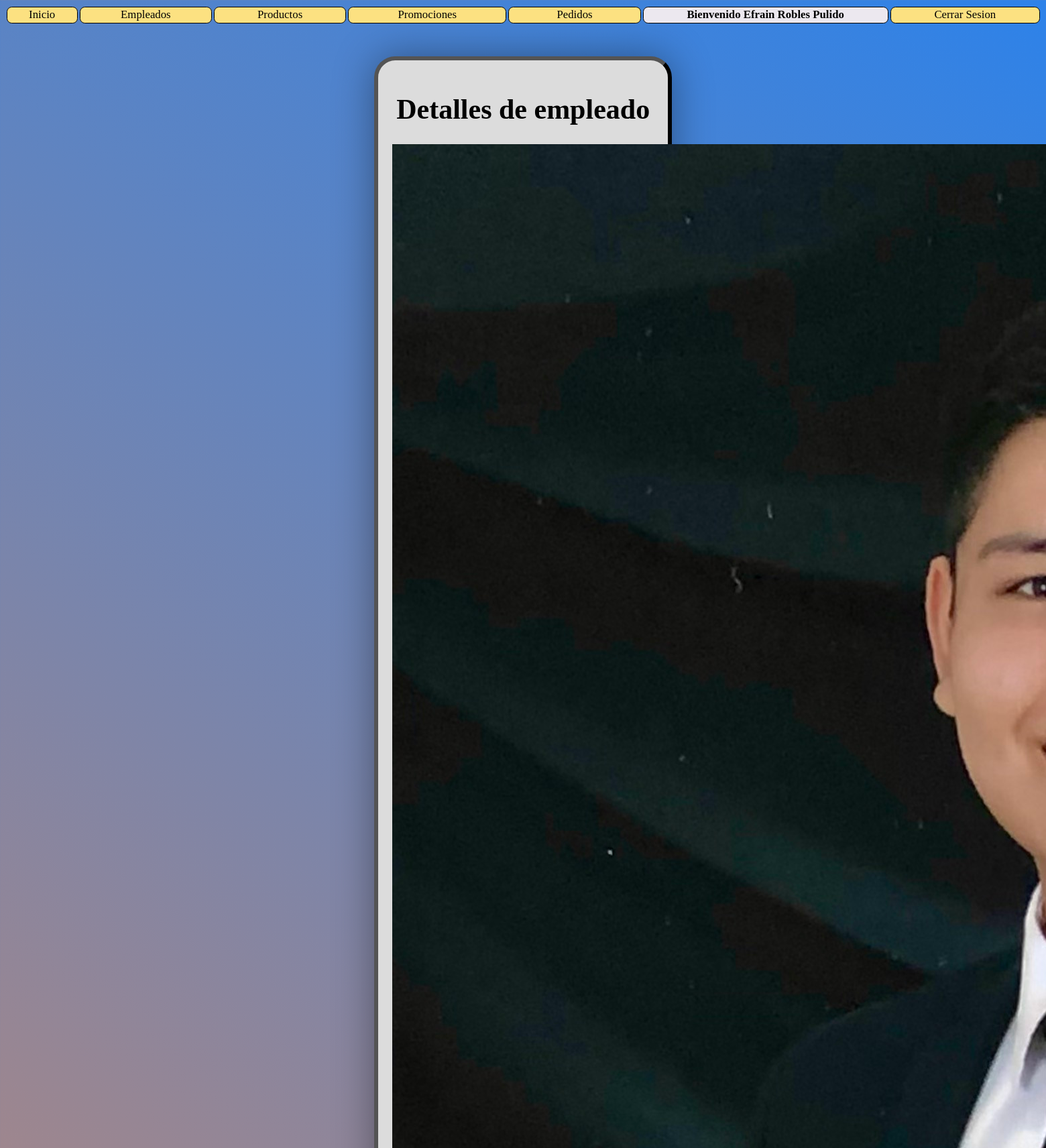
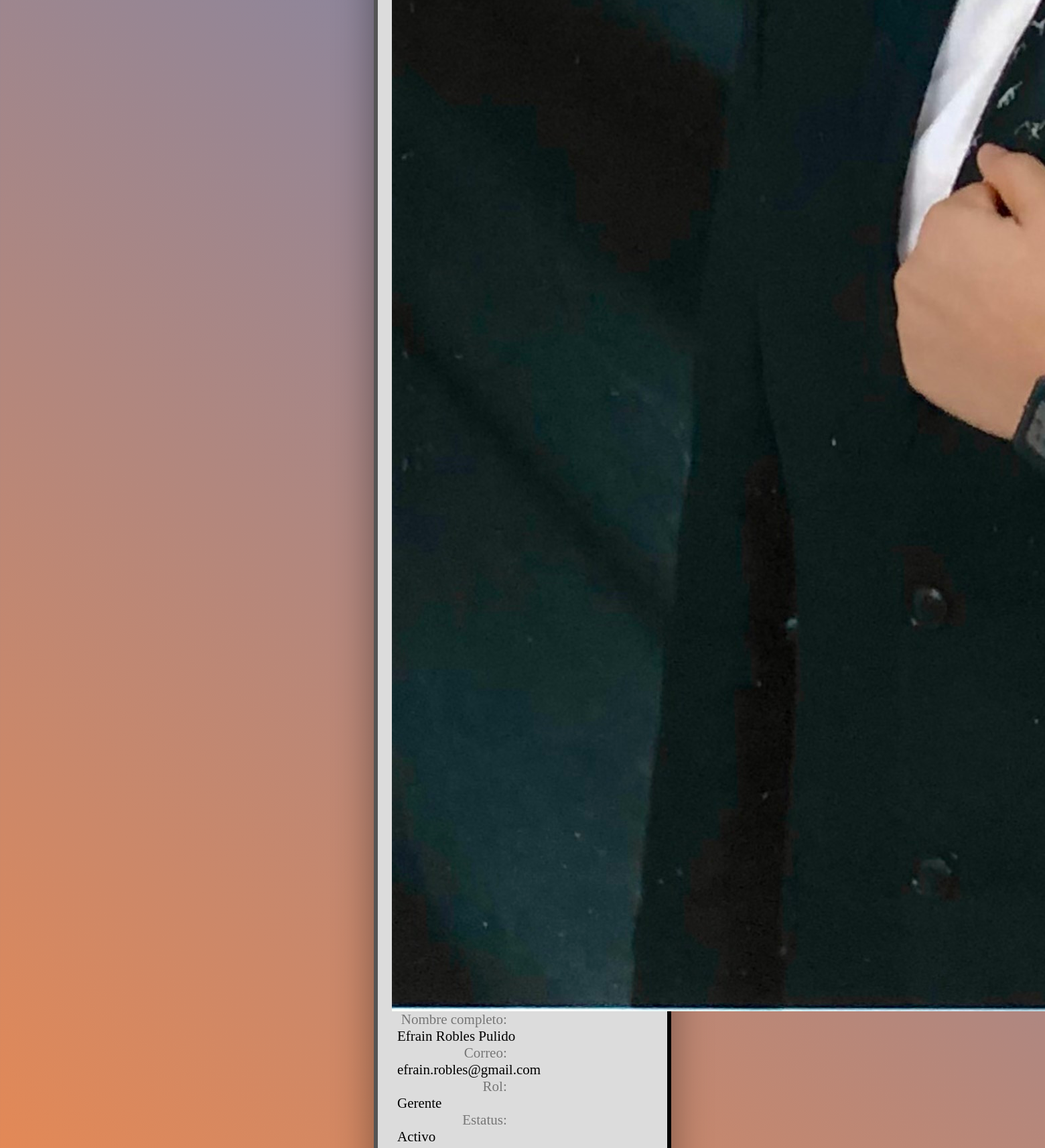
The app's page /B8/Administrador/empleados_detalles.php?id=1 (signed in, upper part) with its own data (2 pictures, top to bottom).
### tables this page shows
CREATE TABLE `empleados` (
  `id` int(11) NOT NULL,
  `nombre` varchar(128) NOT NULL,
  `apellidos` varchar(128) NOT NULL,
  `correo` varchar(128) NOT NULL,
  `pass` varchar(32) NOT NULL,
  `rol` int(1) NOT NULL,
  `archivo_n` varchar(255) NOT NULL,
  `archivo` varchar(128) NOT NULL,
  `status` int(1) NOT NULL DEFAULT 1,
  `eliminado` int(1) NOT NULL DEFAULT 0
);

### B8/Administrador/empleados_detalles.php (the view, shortened to what this page needs)
<?php
    $con = conecta();
    $id = $_REQUEST['id'];
?>
<html>
    <head>
        <link href="./css/style_details.css?v=<?php echo time(); ?>" rel="stylesheet" type="text/css">
    </head>
    <body>
        <?php include('menu.php'); ?>
        <br><br><br>
        <div id="contenedor">
            <h1>Detalles de empleado</h1>
            <?php
                $sql = "SELECT * FROM empleados
                WHERE id = $id AND eliminado = 0";
                $res = $con->query($sql);
                if ($row = $res->fetch_array()) {
                        $nombre = $row["nombre"];
                        $apellidos = $row["apellidos"];
                        $correo = $row["correo"];
                        $estatus = $row["status"]==0?"Inactivo":"Activo";
                        $archivo = $row["archivo"];
                        if ($row["rol"] == 1){
                            $rol = "Gerente";
                        }elseif ($row["rol"] == 2){
                            $rol = "Ejecutivo";
                        }
                        echo "
                        <div id='data'>
                            <img id='imagen' src='./archivos/$archivo'>
                        </div>
                        <div id='data'>
                            <div id='etiqueta'>Nombre completo: </div>
                            <div id='info'>$nombre $apellidos</div>
                        </div>
                        <div id='data'>
                            <div id='etiqueta'>Correo: </div>
                            <div id='info'>$correo</div>
                        </div>
                        <div id='data'>
                            <div id='etiqueta'>Rol: </div>
                            <div id='info'>$rol</div>
                        </div>
                        <div id='data'>
                            <div id='etiqueta'>Estatus: </div>
                            <div id='info'>$estatus</div>
                        </div>";
                } else {
                    echo "No se encontraron resultados para la ID deseado";
                }
            ?>
            <br>
            <a class="opciones" id="regresar" href="./empleados_lista.php">Regresar al listado</a> <br><br>
        </div>
    </body>
</html>

### B11-B12/Administrador/css/style_details.css (style rules this page uses)
body { background: linear-gradient(-145deg,#2d82e9,#e78953); font-size: 14px; width: 99%; }
#contenedor { margin:auto; padding: 1em; text-align: center; width:25vw; min-width: 300px; box-shadow: 0 0 60px rgba(0, 0, 0, 0.38); border-radius: 1.5em; border: 6px outset black; background-color: gainsboro; font-size: 1.5em; }
#contenedor #etiqueta { color:#767676; width: 44%; text-align: right; }
#contenedor #info { border: 1px black; width: 56%; text-align: left; justify-self: left; padding-left: 2%; }
h1 { text-align: center; }

### records on screen
empleados: archivo (picture), nombre "Efrain", apellidos "Robles Pulido", correo "efrain.robles@gmail.com", rol "Gerente", status "Activo"

### other values on screen
$_SESSION['nombreUser'] "Efrain Robles Pulido"
